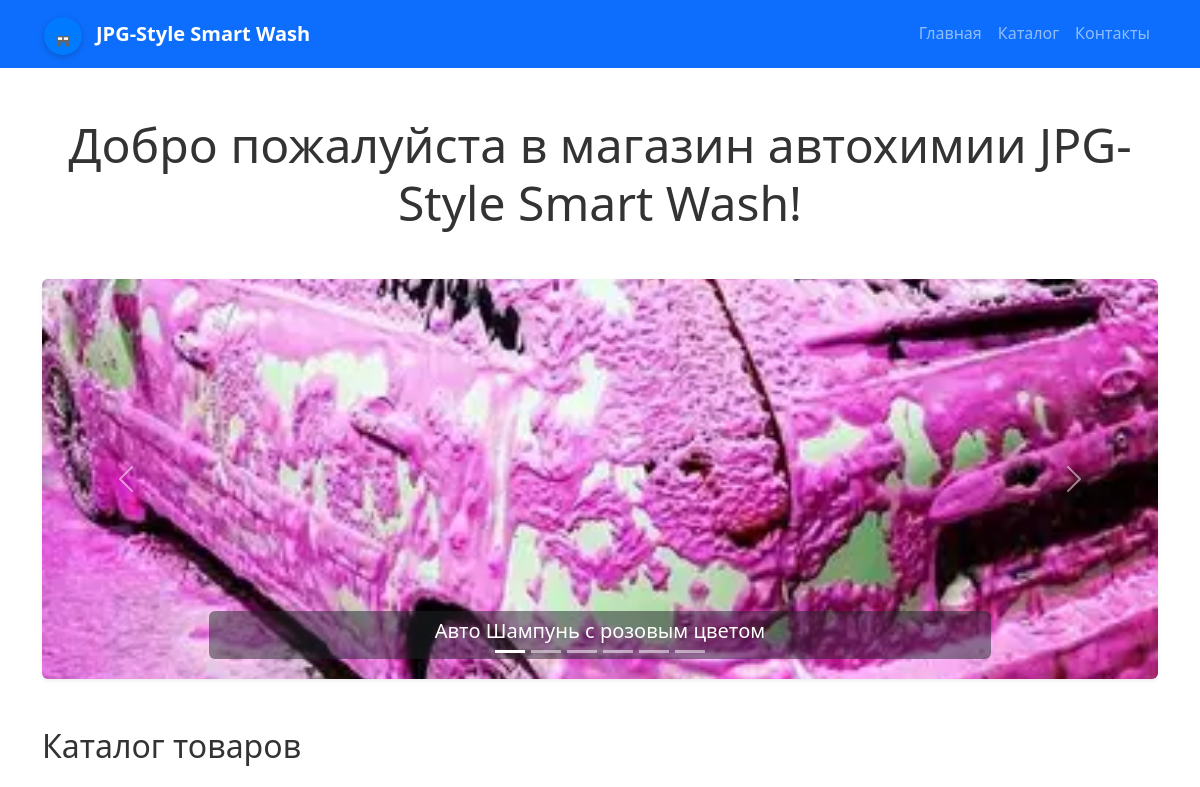
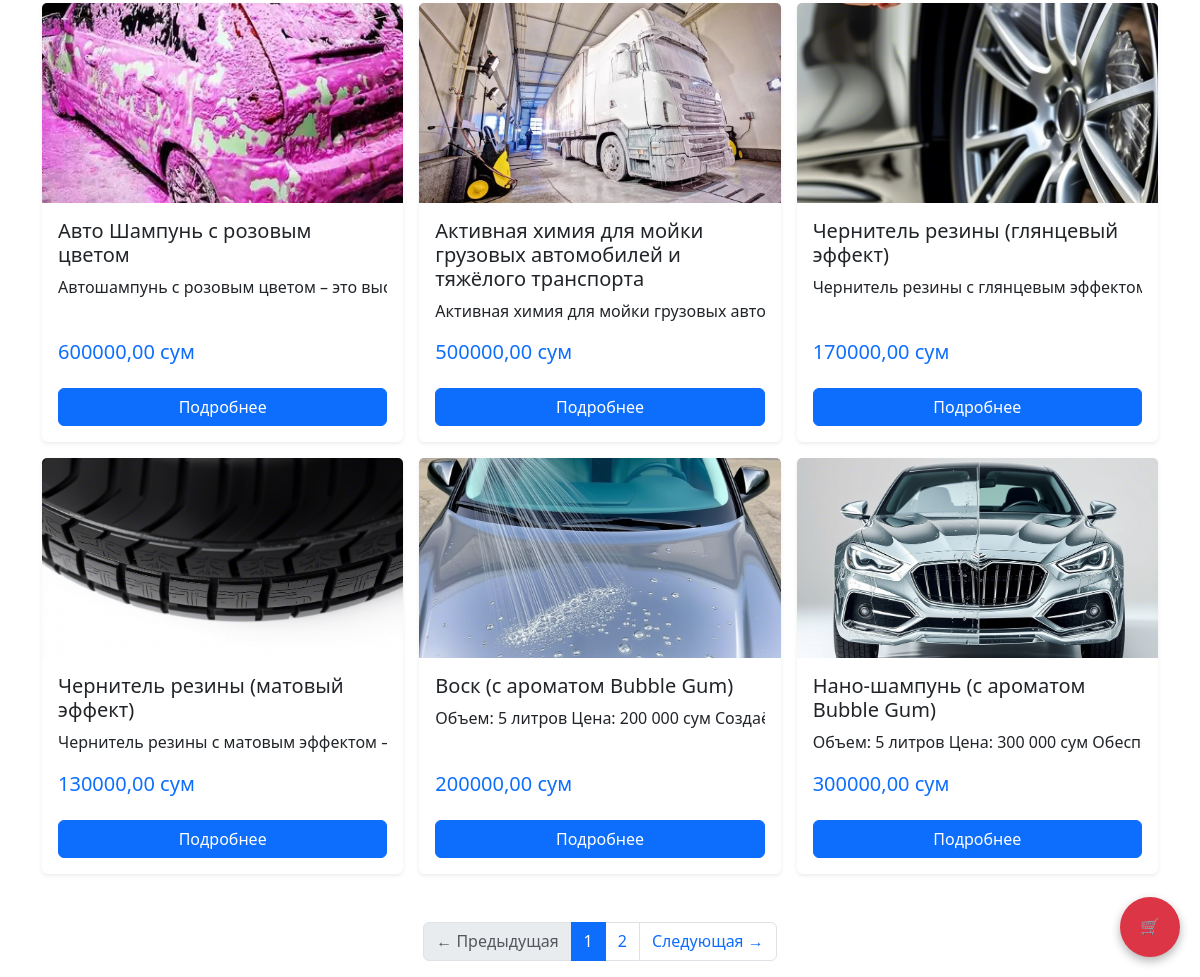
The page / on the database its author committed (2 pictures, top to bottom).
### products/models.py (models this page shows, shortened)
class Product(models.Model):
    category = models.ForeignKey(
        Category,
        on_delete=models.CASCADE,
        verbose_name="Категория"
    )
    name = models.CharField(max_length=200, verbose_name="Название товара")
    description = models.TextField(verbose_name="Описание")
    price = models.DecimalField(max_digits=10, decimal_places=2)
    image = models.ImageField(upload_to='products/', verbose_name="Фото товара")
    class Meta:
        verbose_name = "Товар"
        verbose_name_plural = "Товары"
        ordering = ['-price']  # или ['name'], как тебе удобнее

### products/views.py (the view)
# urls.py: path('', views.home, name='home'),
def home(request):
    all_products = Product.objects.all().order_by('-id')
    slider_products = all_products[:6]
    paginator = Paginator(all_products, 6)
    page = request.GET.get('page', 1)
    try:
        products = paginator.page(page)
    except PageNotAnInteger:
        products = paginator.page(1)
    except EmptyPage:
        products = paginator.page(paginator.num_pages)
    return render(request, 'products/home.html', {
        'products': products,
        'slider_products': slider_products,
        'has_products': all_products.exists(),
        'is_paginated': paginator.num_pages > 1
    })

### products/templates/products/home.html
{% extends "products/base.html" %}
{% block content %}
<div class="text-center my-5">
    <h1 class="display-5">Добро пожалуйста в магазин автохимии JPG-Style Smart Wash!</h1>
</div>
{% if slider_products %}
<div id="carouselExampleIndicators" class="carousel slide mb-5 shadow-sm rounded" data-bs-ride="carousel">
    <div class="carousel-indicators">
        {% for product in slider_products %}
            <button type="button"
                    data-bs-target="#carouselExampleIndicators"
                    data-bs-slide-to="{{ forloop.counter0 }}"
                    {% if forloop.first %}class="active"{% endif %}>
            </button>
        {% endfor %}
    </div>
    <div class="carousel-inner rounded">
        {% for product in slider_products %}
        <div class="carousel-item {% if forloop.first %}active{% endif %}">
            <img src="{{ product.image.url }}"
                 class="d-block w-100"
                 style="height: 400px; object-fit: cover;"
                 alt="{{ product.name }}">
            <div class="carousel-caption d-none d-md-block bg-dark bg-opacity-50 py-2 rounded">
                <h5>{{ product.name }}</h5>
            </div>
        </div>
        {% endfor %}
    </div>
    <button class="carousel-control-prev" type="button" data-bs-target="#carouselExampleIndicators" data-bs-slide="prev">
        <span class="carousel-control-prev-icon" aria-hidden="true"></span>
    </button>
    <button class="carousel-control-next" type="button" data-bs-target="#carouselExampleIndicators" data-bs-slide="next">
        <span class="carousel-control-next-icon" aria-hidden="true"></span>
    </button>
</div>
{% else %}
<div class="alert alert-info text-center">Нет товаров для отображения в слайдере</div>
{% endif %}
<h2 class="my-4">Каталог товаров</h2>
<div class="row g-3 row-cols-1 row-cols-md-3">
    {% if products %}
        {% for product in products %}
        <div class="col d-flex">
            <div class="card h-100 shadow-sm border-0 hover-shadow transition w-100">
                <img src="{{ product.image.url }}"
                     class="card-img-top"
                     style="height: 200px; object-fit: cover;"
                     alt="{{ product.name }}">
                <div class="card-body d-flex flex-column">
                    <h5 class="card-title">{{ product.name }}</h5>
                    <p class="card-text text-truncate flex-grow-1">{{ product.description }}</p>
                    <h6 class="text-primary fs-5 mt-auto">{{ product.price }} сум</h6>
                    <a href="{% url 'product_detail' product.id %}" class="btn btn-primary mt-3 w-100">
                        Подробнее
                    </a>
                </div>
            </div>
        </div>
        {% endfor %}
    {% else %}
        <div class="col-12 text-center">
            <div class="alert alert-warning">Товаров пока нет</div>
        </div>
    {% endif %}
</div>
{% if is_paginated %}
<nav aria-label="Навигация по страницам" class="mt-5">
    <ul class="pagination justify-content-center">
        {% if products.has_previous %}
        <li class="page-item">
            <a class="page-link" href="?page={{ products.previous_page_number }}">← Предыдущая</a>
        </li>
        {% else %}
        <li class="page-item disabled">
            <span class="page-link">← Предыдущая</span>
        </li>
        {% endif %}
        {% for i in products.paginator.page_range %}
        <li class="page-item {% if products.number == i %}active{% endif %}">
            <a class="page-link" href="?page={{ i }}">{{ i }}</a>
        </li>
        {% endfor %}
        {% if products.has_next %}
        <li class="page-item">
            <a class="page-link" href="?page={{ products.next_page_number }}">Следующая →</a>
        </li>
        {% else %}
        <li class="page-item disabled">
            <span class="page-link">Следующая →</span>
        </li>
        {% endif %}
    </ul>
</nav>
{% endif %}
{% endblock %}

### products/templates/products/base.html (shortened to what this page needs)
{% load static %}
<!DOCTYPE html>
<html lang="ru">
<head>
    <link href="https://cdn.jsdelivr.net/npm/bootstrap@5.3.3/dist/css/bootstrap.min.css" rel="stylesheet">
    <link rel="stylesheet" href="/static/css/style.css">
</head>
<body>
<nav class="navbar navbar-expand-lg navbar-dark bg-primary mb-4">
    <div class="container">
        <a class="navbar-brand" href="/">
            JPG-Style Smart Wash
        </a>
        <div class="collapse navbar-collapse justify-content-end" id="navbarNav">
            <ul class="navbar-nav">
                <li class="nav-item"><a class="nav-link" href="/">Главная</a></li>
                <li class="nav-item"><a class="nav-link" href="{% url 'catalog' %}">Каталог</a></li>
                <li class="nav-item"><a class="nav-link" href="{% url 'contacts' %}">Контакты</a></li>
            </ul>
        </div>
    </div>
</nav>
<div class="container">{% block content %}{% endblock %}</div>
<a href="{% url 'cart' %}" class="floating-cart">
    🛒
</a>
</body>
</html>

### static/css/style.css (style rules this page uses)
body { font-family: 'Segoe UI', sans-serif; line-height: 1.6; color: #333; }
.navbar { font-weight: 500; }
.carousel-item img { object-fit: cover; height: 400px; transition: transform 0.3s ease; }
.carousel-item.active img { transform: scale(1); }
.card { display: flex; flex-direction: column; height: 100%; border: none; background-color: #fff; transition: all 0.3s ease; box-shadow: 0 0 10px rgba(0, 0, 0, 0.1); }
.card-img-top { object-fit: cover; height: 200px; transition: transform 0.3s ease; }
.card-body { display: flex; flex-direction: column; justify-content: space-between; padding: 1rem; flex: 1 1 auto; }
.card-title { font-size: 1.25rem; margin-bottom: 0.5rem; }
.card-text { overflow: hidden; text-overflow: ellipsis; display: -webkit-box; -webkit-line-clamp: 3; -webkit-box-orient: vertical; flex-grow: 1; }
.transition { transition: all 0.3s ease; }

### products/templates/products/base.html (style rules this page uses)
.navbar-brand { display: flex; align-items: center; gap: 12px; font-weight: 600; }
.logo-svg { width: 42px; height: 42px; transition: all 0.3s ease; filter: drop-shadow(0 2px 3px rgba(0,0,0,0.2)); }
.floating-cart { position: fixed; bottom: 20px; right: 20px; z-index: 1000; background-color: #dc3545; color: white; width: 60px; height: 60px; border-radius: 50%; display: flex; align-items: center; justify-content: center; box-shadow: 0 4px 10px rgba(0,0,0,0.3); text-decoration: none; transition: transform 0.2s ease; }

### rows shown on the page
Product: image (picture), name "Авто Шампунь с розовым цветом", description "Автошампунь с розовым цветом – это в…", price "600000,00"
Product: image (picture), name "Активная химия для мойки грузовых автомобилей и тяжёлого транспорта", description "Активная химия для мойки грузовых ав…", price "500000,00"
Product: image (picture), name "Чернитель резины (глянцевый эффект)", description "Чернитель резины с глянцевым эффект…", price "170000,00"
Product: image (picture), name "Чернитель резины (матовый эффект)", description "Чернитель резины с матовым эффекто…", price "130000,00"
Product: image (picture), name "Воск (с ароматом Bubble Gum)", description "Объем: 5 литров Цена: 200 000 сум Соз…", price "200000,00"
Product: image (picture), name "Нано-шампунь (с ароматом Bubble Gum)", description "Объем: 5 литров Цена: 300 000 сум Обе…", price "300000,00"

### other values the page prints
{{ i }} "1" "2"
